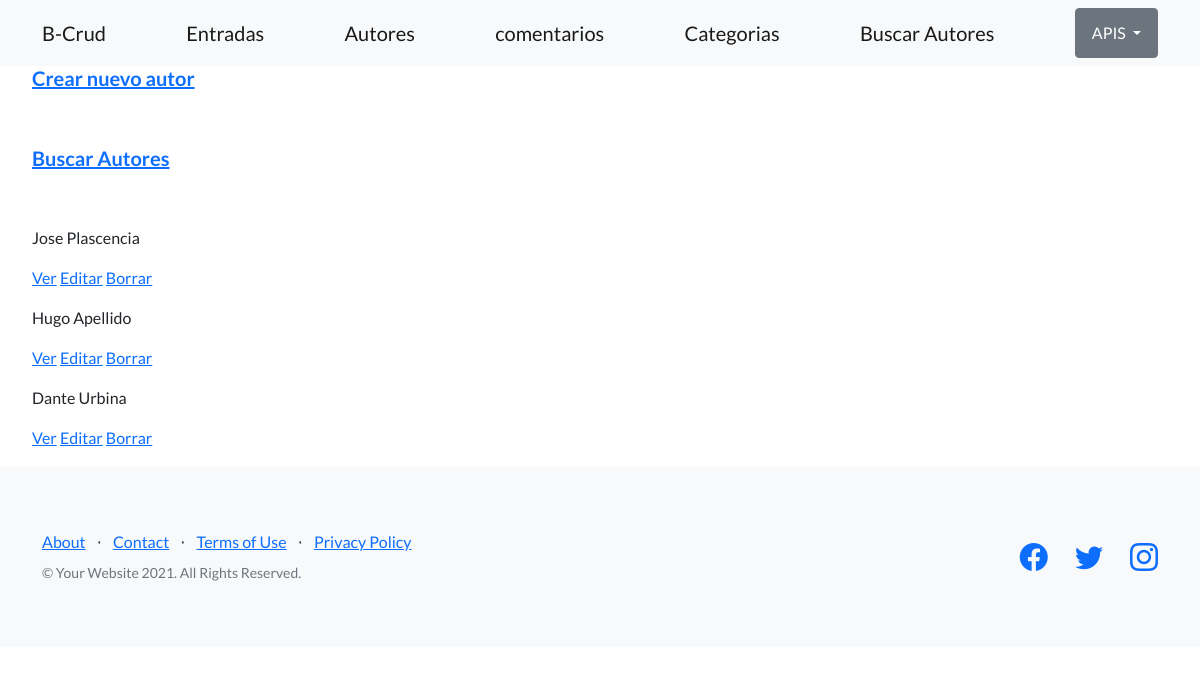
Screenshot of /bcrud/autor/list/ with the database file from the repository.
### bcrud/models.py (models this page shows)
class Autor(models.Model):
    nombre=models.CharField(max_length=40)
    rate=models.BigIntegerField()
    descripcion=models.CharField(max_length=4000)

### bcrud/views.py (the view)
# urls.py: path("autor/list/",views.AutorList.as_view(),name='alist'),
class AutorList(ListView):
  model = Autor
  template_name="bcrud/autor_list.html"

### bcrud/templates/bcrud/autor_list.html
{% extends "bcrud/padre.html" %}
{% load static %}
{% block contenidoQueCambia %}
<ul>
  <h5><a href="{%url 'anew'%}">Crear nuevo autor</a></h5>
  <br>
  <br>
  <h5><a href="{% url 'buscara'%}">Buscar Autores</a></h5>
  <br>
  <br>
    {%for item in object_list%}
      <p>{{item.nombre}}</p>
      <p>
        <a href="{%url 'adetail' item.id%}">Ver</a>
        <a href="{%url 'aedit' item.id%}">Editar</a>
        <a href="{%url 'adelete' item.id%}">Borrar</a>
      </p>
    {%endfor%}
</ul>
{% endblock %}

### rows the page displays
Autor: nombre "Jose Plascencia"
Autor: nombre "Hugo Apellido"
Autor: nombre "Dante Urbina"
